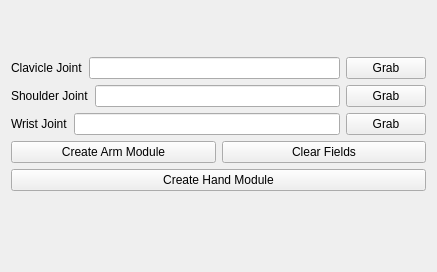
          <widget class="QWidget" name="armMD_page">
           <property name="geometry">
            <rect>
             <x>0</x>
             <y>0</y>
             <width>437</width>
             <height>272</height>
            </rect>
           </property>
           <property name="styleSheet">
            <string notr="true"/>
           </property>
           <attribute name="label">
            <string>Arm Module</string>
           </attribute>
           <layout class="QVBoxLayout" name="verticalLayout_5">
            <property name="spacing">
             <number>0</number>
            </property>
            <property name="bottomMargin">
             <number>35</number>
            </property>
            <item>
             <layout class="QVBoxLayout" name="verticalLayout_14">
              <property name="spacing">
               <number>6</number>
              </property>
              <property name="bottomMargin">
               <number>0</number>
              </property>
              <item>
               <layout class="QHBoxLayout" name="horizontalLayout_3">
                <property name="spacing">
                 <number>6</number>
                </property>
                <item>
                 <widget class="QLabel" name="lbl_clavicle">
                  <property name="text">
                   <string>Clavicle Joint</string>
                  </property>
                  <property name="margin">
                   <number>2</number>
                  </property>
                 </widget>
                </item>
                <item>
                 <widget class="QLineEdit" name="line_clavicle">
                  <property name="styleSheet">
                   <string notr="true"/>
                  </property>
                 </widget>
                </item>
                <item>
                 <widget class="QPushButton" name="btn_grabClavicle">
                  <property name="styleSheet">
                   <string notr="true"/>
                  </property>
                  <property name="text">
                   <string>Grab</string>
                  </property>
                 </widget>
                </item>
               </layout>
              </item>
              <item>
               <layout class="QHBoxLayout" name="horizontalLayout_4">
                <property name="spacing">
                 <number>6</number>
                </property>
                <item>
                 <widget class="QLabel" name="lbl_shoulder">
                  <property name="text">
                   <string>Shoulder Joint</string>
                  </property>
                  <property name="margin">
                   <number>2</number>
                  </property>
                 </widget>
                </item>
                <item>
                 <widget class="QLineEdit" name="line_shoulder">
                  <property name="styleSheet">
                   <string notr="true"/>
                  </property>
                 </widget>
                </item>
                <item>
                 <widget class="QPushButton" name="btn_grabShoulder">
                  <property name="styleSheet">
                   <string notr="true"/>
                  </property>
                  <property name="text">
                   <string>Grab</string>
                  </property>
                 </widget>
                </item>
               </layout>
              </item>
              <item>
               <layout class="QHBoxLayout" name="horizontalLayout_5">
                <property name="spacing">
                 <number>6</number>
                </property>
                <item>
                 <widget class="QLabel" name="lbl_wrist">
                  <property name="text">
                   <string>Wrist Joint</string>
                  </property>
                  <property name="margin">
                   <number>2</number>
                  </property>
                 </widget>
                </item>
                <item>
                 <widget class="QLineEdit" name="line_wrist">
                  <property name="styleSheet">
                   <string notr="true"/>
                  </property>
                 </widget>
                </item>
                <item>
                 <widget class="QPushButton" name="btn_grabWrist">
                  <property name="styleSheet">
                   <string notr="true"/>
                  </property>
                  <property name="text">
                   <string>Grab</string>
                  </property>
                 </widget>
                </item>
               </layout>
              </item>
              <item>
               <layout class="QHBoxLayout" name="horizontalLayout_14">
                <property name="spacing">
                 <number>6</number>
                </property>
                <property name="bottomMargin">
                 <number>0</number>
                </property>
                <item>
                 <widget class="QPushButton" name="btn_createArmMD">
                  <property name="styleSheet">
                   <string notr="true"/>
                  </property>
                  <property name="text">
                   <string>Create Arm Module</string>
                  </property>
                 </widget>
                </item>
                <item>
                 <widget class="QPushButton" name="btn_armClearFields">
                  <property name="styleSheet">
                   <string notr="true"/>
                  </property>
                  <property name="text">
                   <string>Clear Fields</string>
                  </property>
                 </widget>
                </item>
               </layout>
              </item>
              <item>
               <layout class="QHBoxLayout" name="horizontalLayout_33">
                <property name="spacing">
                 <number>6</number>
                </property>
                <property name="bottomMargin">
                 <number>0</number>
                </property>
                <item>
                 <widget class="QPushButton" name="btn_createHandModule">
                  <property name="styleSheet">
                   <string notr="true"/>
                  </property>
                  <property name="text">
                   <string>Create Hand Module</string>
                  </property>
                 </widget>
                </item>
               </layout>
              </item>
             </layout>
            </item>
           </layout>
          </widget>
